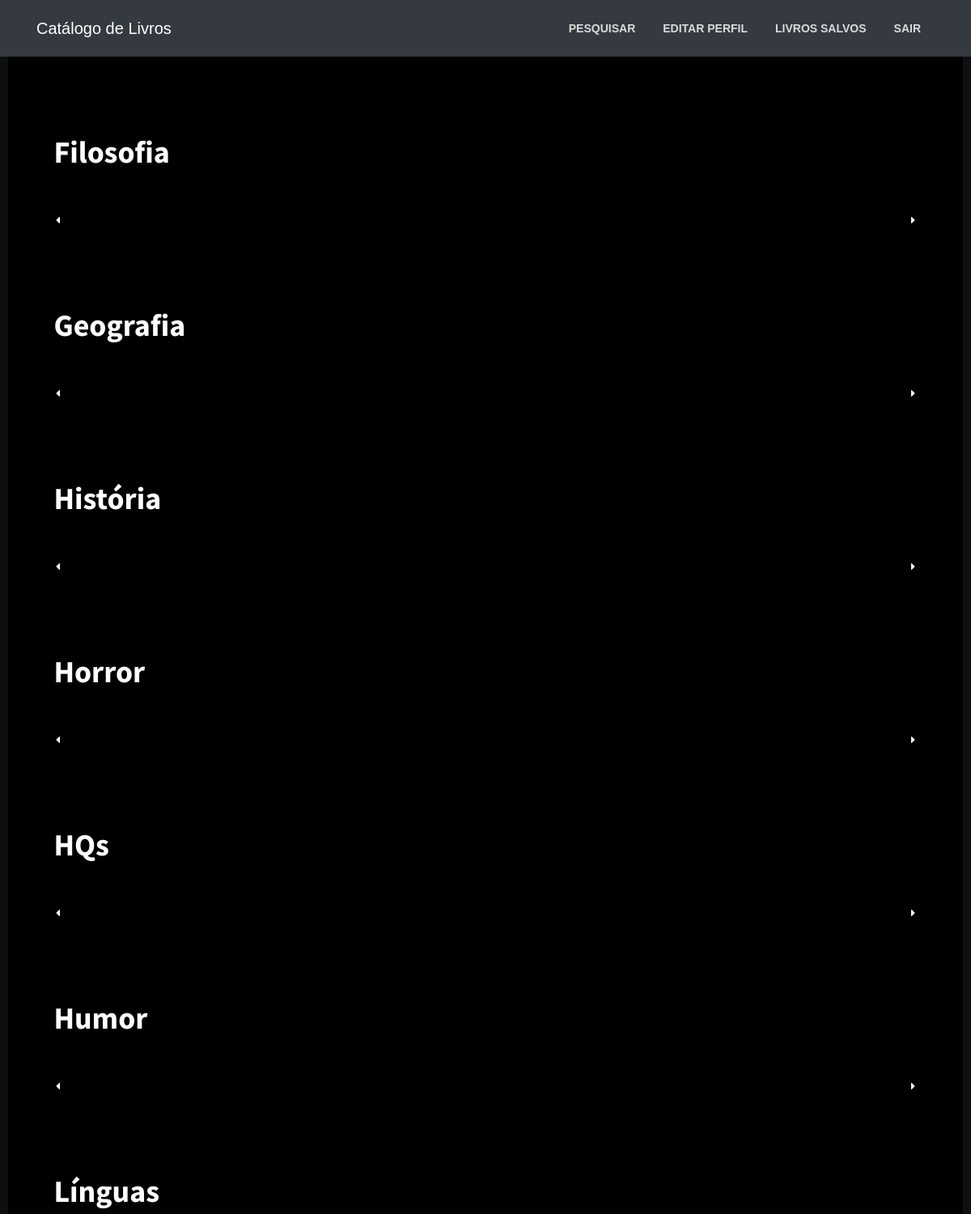
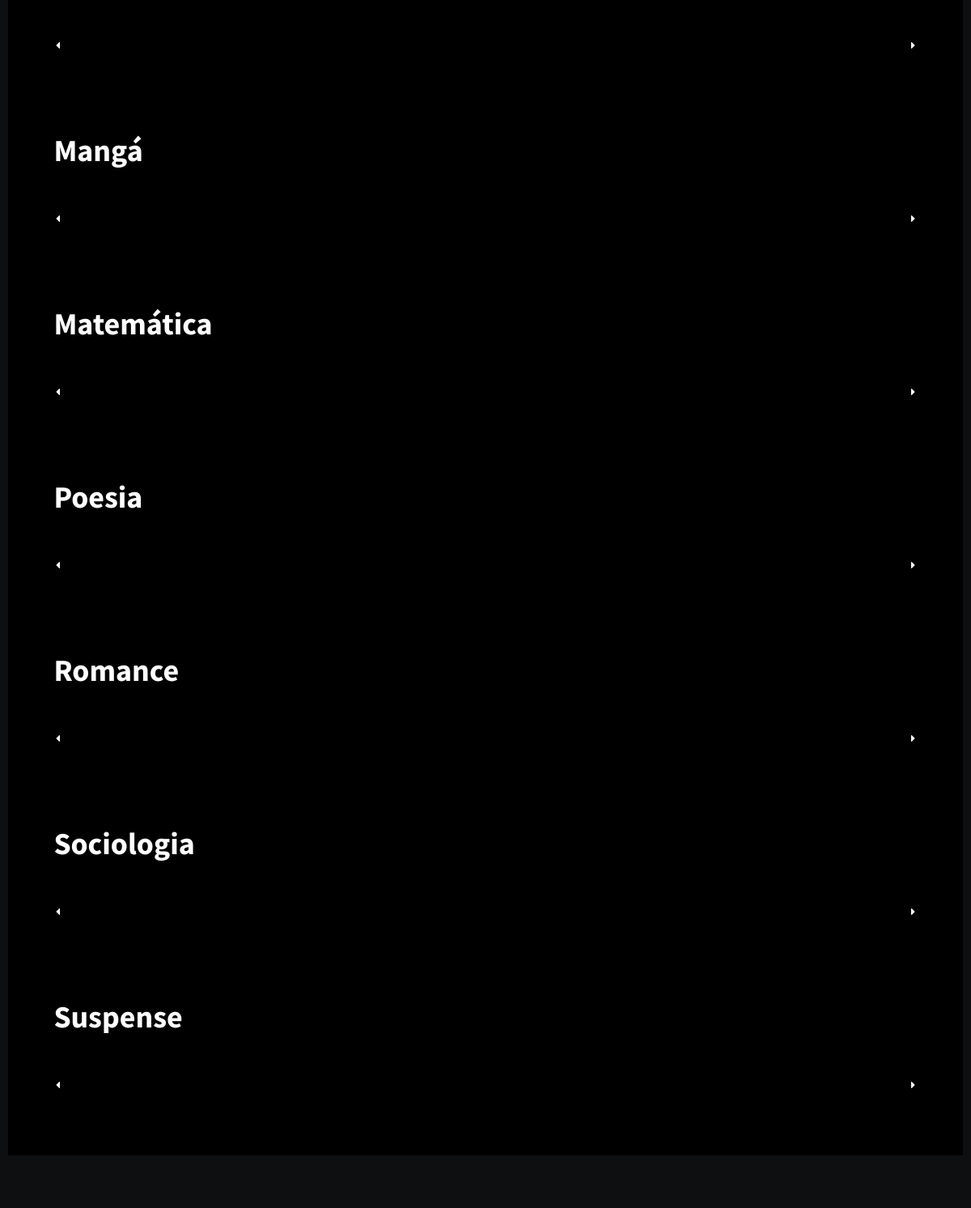
/Home/Home_View.php, run on the app's committed database (2 pictures, top to bottom).
### tables this page shows
create table genero(
 id INT NOT NULL PRIMARY KEY AUTO_INCREMENT,
 nome VARCHAR (20) NOT NULL
 );

### Adicao_de_livros/AdLivro_Model.php (called while the page is built, shortened)
<?php
function mostra_generos(){
    $conn = get_connection();
    $sql="SELECT * FROM genero ORDER BY nome ASC";
    $result=mysqli_query($conn, $sql);
    $generos = [];
    while ($dados=mysqli_fetch_array($result)){
        $genero["id"]=$dados["id"];
        $genero["nome"]=$dados["nome"];
        array_push($generos, $genero);
    }
    return $generos;
}
?>

### Home/Home_Ctrl.php (called while the page is built, shortened)
<?php
require "../Adicao_de_livros/AdLivro_Model.php";
$ordem=mostra_generos();

### Home/Home_View.php (the view, shortened to what this page needs)
<html>
<?php
      require "Home_Ctrl.php";
?>
<head>
  <link href="vendor/bootstrap/css/bootstrap.min.css" rel="stylesheet">
  <link rel="stylesheet" href="css/bootstrap.min.css">
  <link rel="stylesheet" href="css/style.css">
  <link href="css/heroic-features.css" rel="stylesheet">
      <link rel="stylesheet" type="text/css" href="assets/css/main.css">
      <link rel="stylesheet" type="text/css" href="fonts/iconic/css/material-design-iconic-font.min.css">
      <link rel="stylesheet" type="text/css" href="fonts/font-awesome-4.7.0/css/font-awesome.min.css">
</head>
<body>
  <nav class="navbar navbar-expand-lg navbar-dark bg-dark fixed-top">
    <div class="container">
      <a class="navbar-brand" href="#">Catálogo de Livros</a>
      <div class="collapse navbar-collapse" id="navbarResponsive">
        <ul class="navbar-nav ml-auto">
          <li class="nav-item">
            <a class="nav-link" href="../Pesquisa_de_livros/Pesquisa_View.php">Pesquisar
            </a>
          </li>
          <li class="nav-item">
            <a class="nav-link" href="#">Editar Perfil</a>
          </li>
          <li class="nav-item">
            <a class="nav-link" href="#">Livros Salvos</a>
          </li>
          <li class="nav-item">
            <a class="nav-link" href="../Sair.php">Sair</a>
          </li>
        </ul>
      </div>
    </div>
  </nav>
  <div class="contain">
    <?php
      foreach($ordem as $genero) {
    ?>
    <div class="slider">
      <h3><?php echo $genero['nome']?></h3>
      <span onmouseover="scrollEsquerda(<?php echo $genero['id']?>)" onmouseout="clearScroll(<?php echo $genero['id']?>)" class="handle handlePrev active">
        <i class="fa fa-caret-left" aria-hidden="true"></i>
      </span>
      <div id="<?php echo 'scroller-'.$genero['id']?>" class="row">
      </div>
      <span onmouseover="scrollDireita(<?php echo $genero['id']?>)" onmouseout="clearScroll()"  class="handle handleNext active">
        <i class="fa fa-caret-right" aria-hidden="true"></i>
      </span>
    </div>
    <?php
      }
    ?>
  </div>
</body>
</html>

### Home/css/style.css (style rules this page uses)
body, html { padding: 0 10px; margin: 0; background: #0e0f11; color: #ecf0f1; font-family: Poppins-Regular, sans-serif; min-height: 100vh; display: -webkit-box; display: -ms-flexbox; display: flex; -webkit-box-orient: horizontal; -webkit-box-direction: normal; -ms-flex-direction: row; flex-direction: row; -webkit-box-align: center; -ms-flex-align: center; align-items: center; width: 100%; }
* { box-sizing: border-box; }
a:link, a:hover, a:active, a:visited { -webkit-transition: color 150ms; transition: color 150ms; color: #95a5a6; text-decoration: none; }
.contain { width: 100%; margin-top: 25%; }
.slider { height: 214px; position: relative; margin: 0; padding: 0 4%; -ms-touch-action: pan-y; touch-action: pan-y; }
.slider h3 { position: absolute; top: 22px; z-index: 30; left: 4%; }
.slider .handle.handlePrev { left: 11px; }
.slider .handle.handleNext { right: 11px; }
.slider .handle.active { cursor: pointer; }
.slider .handle { position: absolute; top: 0; height: 251px; bottom: 0; z-index: 20; width: 7%; text-align: center; -webkit-box-pack: center; -webkit-justify-content: center; -moz-box-pack: center; -ms-flex-pack: center; justify-content: center; display: -webkit-box; display: -webkit-flex; display: -moz-box; display: -ms-flexbox; display: flex; color: #fff; }
.fa { font-size: 46px; margin-top: 120px; }
.row { overflow: hidden; }

### Home/css/heroic-features.css (style rules this page uses)
body { padding-top: 56px; }

### Home/assets/css/main.css (style rules this page uses)
html { overflow-x: hidden; }
body { background:black; font-size: 14px; font-weight: 400; font-family: Poppins-Regular, sans-serif;; color: white; line-height: 25px; }
h1, h2, h3, h4 { font-size: 38px; font-weight: 700; font-family: "Source Sans Pro", sans-serif; }
a { -webkit-transition: all 0.2s linear; -moz-transition: all 0.2s linear; -o-transition: all 0.2s linear; transition: all 0.2s linear; }
ul, ol { list-style: outside none none; margin: 0; padding: 0; }
ul li, ol li { list-style: none; }
.navbar-brand { position: relative; padding: 0px; }
.navbar-expand-lg .navbar-nav .nav-link { color: rgb(218, 218, 218); font-weight: 700; padding: 0 17px; margin-top: 15px; margin-bottom: 15px; line-height: 40px; text-transform: uppercase; cursor: pointer; background: transparent; -webkit-transition: all 0.3s ease-in-out; -moz-transition: all 0.3s ease-in-out; transition: all 0.3s ease-in-out; }
.navbar { padding: 0; }

### data on the page
genero: nome "Filosofia"
genero: nome "Geografia"
genero: nome "História"
genero: nome "Horror"
genero: nome "HQs"
genero: nome "Humor"
genero: nome "Línguas"
genero: nome "Mangá"
genero: nome "Matemática"
genero: nome "Poesia"
genero: nome "Romance"
genero: nome "Sociologia"
genero: nome "Suspense"
